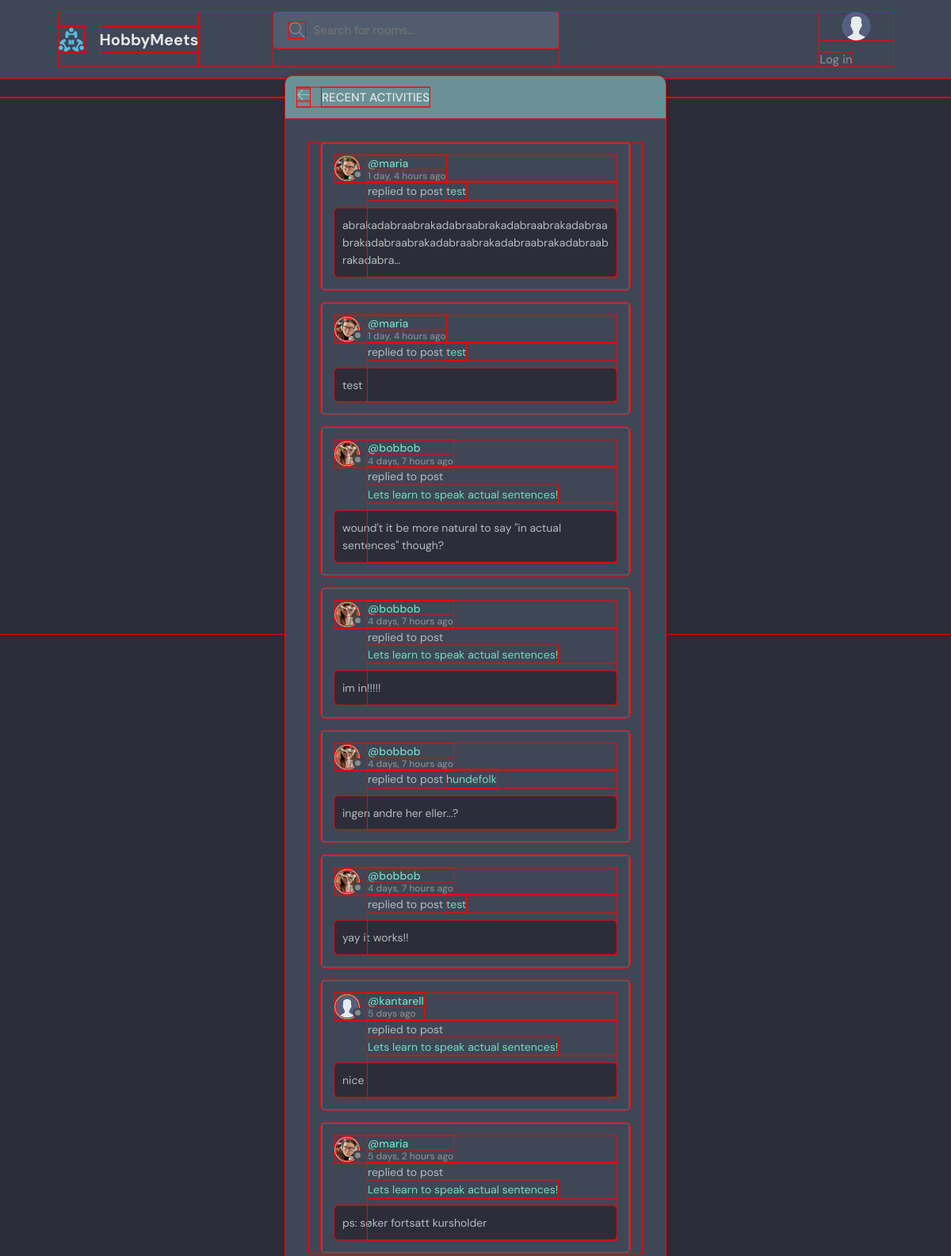
The page /activity/ on the database its author committed.
### base/models.py (models this page shows, shortened)
class Message(models.Model):
    user = models.ForeignKey(User, on_delete=models.CASCADE) #the user that is posting the message. User class is imported (django.contrib.auth.models)
    room = models.ForeignKey(Room, on_delete=models.CASCADE) #ForeignKey establishes a parent-child relationship with Room, and CASCADE means that when a Room object is deleted, all its children are deleted as well
    body = models.TextField() #leave empty to force users to write message
    updated = models.DateTimeField(auto_now=True) #auto_now takes a snapshot everytime the instance is saved _ Eg. when the room was last updated
    created = models.DateTimeField(auto_now_add=True) #only takes a timestamp when the instance is created - Eg. when the room was created
    class Meta:
        ordering = ['-created'] #the dash means descending order, eg. newest updated / created will be first

class User(AbstractUser):
    name = models.CharField(max_length=200, null=True)
    email = models.EmailField(unique=True, null=True)
    bio = models.TextField(null=True)
    avatar = models.ImageField(null=True, default="avatar.svg") #TODO: fix the avatar to be something more fun, ideally a few that are randomly assigned
    USERNAME_FIELD = 'email' # override orig. User and set email as login info
    REQUIRED_FIELDS = []

class Room(models.Model):
    host = models.ForeignKey(User, on_delete=models.SET_NULL, null=True)
    topic = models.ForeignKey(Topic, on_delete=models.SET_NULL, null=True) #ForeignKey establishes a parent-child relationship with Topic. Need to allow null=True in the db bc of SET_NULL
    name = models.CharField(max_length=200)
    description = models.TextField(null=True, blank=True) # null=True doesn't actually do much as explained here: https://stackoverflow.com/questions/8609192/what-is-the-difference-between-null-true-and-blank-true-in-django
    participants = models.ManyToManyField(User, related_name='participants', blank=True) #more about related_name on Notion/Stackoverflow. Blank=true means you can submit a form without filling everying out
    updated = models.DateTimeField(auto_now=True) #auto_now takes a snapshot everytime the instance is saved _ Eg. when the room was last updated
    created = models.DateTimeField(auto_now_add=True) #only takes a timestamp when the instance is created - Eg. when the room was created
    class Meta:
        ordering = ['-updated', '-created'] #the dash means descending order, eg. newest updated / created will be first
    def __str__(self):
        return self.name #has to be a string!! so if unsire, wrap the retunred val in a str()

### base/views.py (the view)
# urls.py: path('activity/', views.activityPage, name="activity"),
def activityPage(request):
    room_messages = Message.objects.all()
    return render(request, 'base/activity.html', {'room_messages': room_messages})

### base/context_processors.py (called while the page is built)
def globalVars(request):
    topics = Topic.objects.all()
    top_topics = Topic.objects.all()[0:5] #lazy way of making above request work in the template:))
    total_room_count = Room.objects.all().count()
    context = {'topics': topics, 'total_room_count': total_room_count, 'top_topics': top_topics}
    return context

### base/templates/base/activity.html (shortened to what this page needs)
{% extends 'main.html' %}
{% block content %}
    <main class="layout">
      <div class="container">
        <div class="layout__box">
          <div class="layout__boxHeader">
            <div class="layout__boxTitle">
              <a href="{% url 'home' %}">
                <svg version="1.1" xmlns="http://www.w3.org/2000/svg" width="32" height="32" viewBox="0 0 32 32">
                  <title>arrow-left</title>
                  <path
                    d="M13.723 2.286l-13.723 13.714 13.719 13.714 1.616-1.611-10.96-10.96h27.625v-2.286h-27.625l10.965-10.965-1.616-1.607z"
                  ></path>
                </svg>
              </a>
              <h3>Recent Activities</h3>
            </div>
          </div>
          <div class="activities-page layout__body">
          {% for message in room_messages %}
          <div class="activities__box">
            <div class="activities__boxHeader roomListRoom__header">
              <a href="{% url 'user-profile' message.user.id %}" class="roomListRoom__author">
                <div class="avatar avatar--small">
                  <img src="{{message.user.avatar.url}}" />
                </div>
                <p>
                  @{{message.user.username}}
                  <span>{{message.created|timesince}} ago</span>
                </p>
              </a>
            </div>
            <div class="activities__boxContent">
              <p>replied to post <a href="% url 'room' message.room.id %">{{message.room}}</a></p>
              <div class="activities__boxRoomContent">
                {{message.body|truncatechars:100}}
              </div>
            </div>
          </div>
          {% endfor %}
          </div>
        </div>
      </div>
    </main>
    {% endblock content %}

### static/styles/style.css (style rules this page uses)
:root { --color-main: #71ddbe; --color-main-light: #e1f6fb; --color-dark: #3f4656; --color-dark-medium: #515d6e; --color-dark-light: #699197; --color-light: #e5e5e5; --color-gray: #8b8b8b; --color-light-gray: #b2bdbd; --color-bg: #2d2d39; --color-success: #5dd693; --color-error: #fc4b0b; }
* { font-family: "DM Sans", -apple-system, BlinkMacSystemFont, "Segoe UI", Roboto, Oxygen, Ubuntu, Cantarell, "Open Sans", "Helvetica Neue", sans-serif; margin: 0; padding: 0; box-sizing: border-box; text-rendering: optimizeLegibility; font-size: inherit; outline: 1px solid red; }
html { font-size: 56.25%; }
@media only screen and (min-width: 1200px) { html { font-size: 62.5%; } }
body { line-height: 1.6; font-weight: 400; font-size: 1.5rem; color: var(--color-light-gray); background-color: var(--color-bg); min-height: 100vh; }
img { width: 100%; }
a { display: inline-block; color: var(--color-main); text-decoration: none; }
.container { max-width: 120rem; width: 90%; margin: auto; }
.avatar { position: relative; display: inline-block; border-radius: 50%; border: 2px solid var(--color-main); }
.avatar img { display: block; border-radius: 50%; object-fit: cover; object-position: center; }
.avatar::after { content: ""; display: block; position: absolute; background-color: var(--color-gray); z-index: 111; border-radius: 50%; border: 0.3rem solid var(--color-dark); }
.avatar.avatar--small img { width: 2.8rem; height: 2.8rem; }
.avatar.avatar--small:after { width: 0.7rem; height: 0.7rem; bottom: 0px; right: -6px; }
.layout { margin-top: 2.4rem; }
.layout > .container { display: flex; flex-wrap: wrap; justify-content: space-between; align-items: flex-start; }
.layout__box { width: 90%; max-width: 48rem; min-height: 40rem; position: absolute; top: 50%; left: 50%; transform: translate(-50%, -46%); background-color: var(--color-dark); border-radius: 1rem; box-shadow: 1px 1px 6px 3px rgba(0, 0, 0, 0.1); overflow: hidden; }
.layout__boxHeader { display: flex; flex-wrap: wrap; padding: 1.5rem; background-color: var(--color-dark-light); }
.layout__boxTitle { display: flex; flex-wrap: wrap; gap: 1.5rem; align-items: center; }
.layout__boxTitle h3 { text-transform: uppercase; font-weight: 500; color: var(--color-light); }
.layout__boxTitle svg { width: 1.6rem; height: 1.6rem; fill: var(--color-main); }
.layout__body { margin: 3rem; }
.roomListRoom__header { display: flex; flex-wrap: wrap; justify-content: space-between; align-items: center; }
.roomListRoom__author { font-weight: 500; display: flex; align-items: center; gap: 1rem; }
.activities__box { margin: 1.5rem; padding: 1.5rem; border: 2px solid var(--color-dark-medium); border-radius: 5px; }
.activities__boxHeader p { font-size: 1.4rem; line-height: 1.3; }
.activities__boxHeader p span { color: var(--color-gray); font-size: 1.2rem; display: block; }
.activities__boxContent { margin-left: 4.2rem; }
.activities__boxContent { font-size: 1.4rem; }
.activities__boxRoomContent { background: var(--color-bg); padding: 1rem; border-radius: 5px; margin-top: 1rem; margin-left: -4.2rem; word-wrap: break-word; }

### rows shown on the page
Message: user.avatar (picture), user.username "maria", created "1 day, 4 hours", room "test", body "abrakadabraabrakadabraabrakadabraabrakadabraabrakadabraabrakadabraabrakadabraabrakadabraabrakadabra…"
Message: user.avatar (picture), user.username "maria", created "1 day, 4 hours", room "test", body "test"
Message: user.avatar (picture), user.username "bobbob", created "4 days, 7 hours", room "Lets learn to speak actual sentences!", body "wound't it be more natural to say \"in actual sentences\" though?"
Message: user.avatar (picture), user.username "bobbob", created "4 days, 7 hours", room "Lets learn to speak actual sentences!", body "im in!!!!!"
Message: user.avatar (picture), user.username "bobbob", created "4 days, 7 hours", room "hundefolk", body "ingen andre her eller...?"
Message: user.avatar (picture), user.username "bobbob", created "4 days, 7 hours", room "test", body "yay it works!!"
Message: user.avatar (placeholder picture), user.username "kantarell", created "5 days", room "Lets learn to speak actual sentences!", body "nice"
Message: user.avatar (picture), user.username "maria", created "5 days, 2 hours", room "Lets learn to speak actual sentences!", body "ps: søker fortsatt kursholder"
